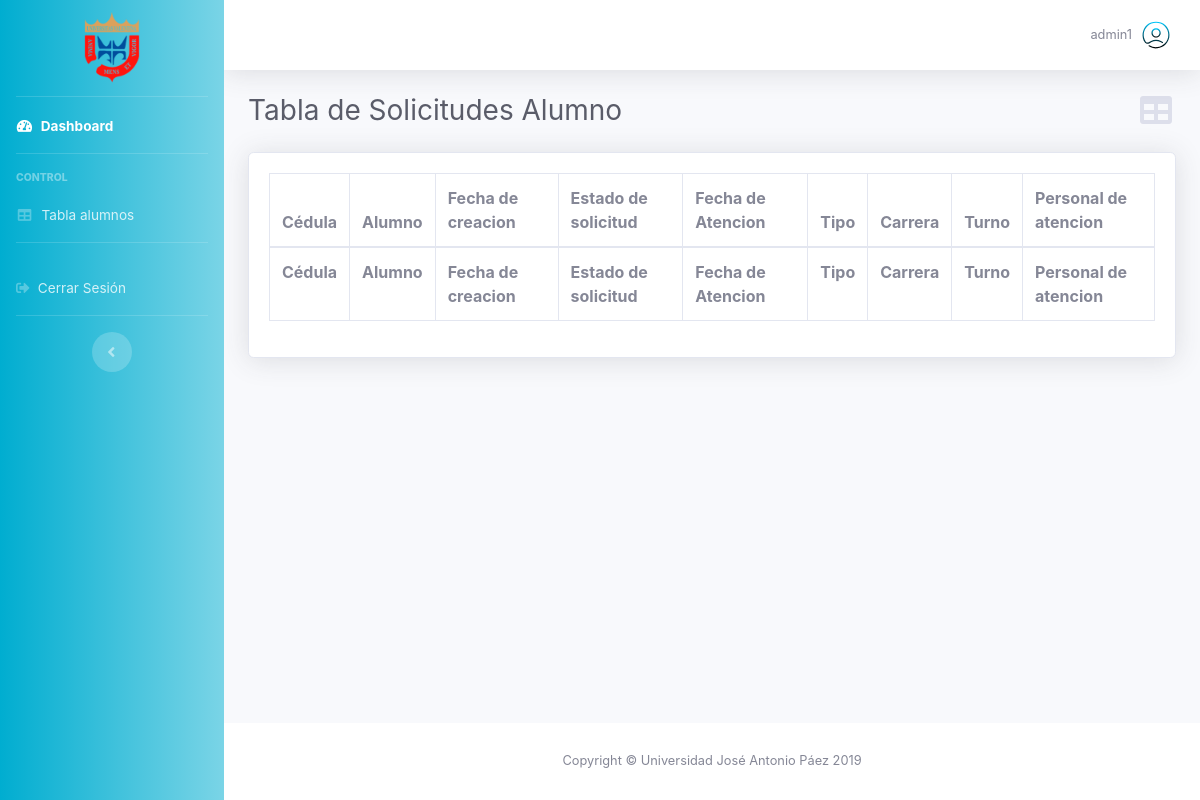
The page /page-admin-edit-solicitud.php (signed in) on the database as committed earlier.
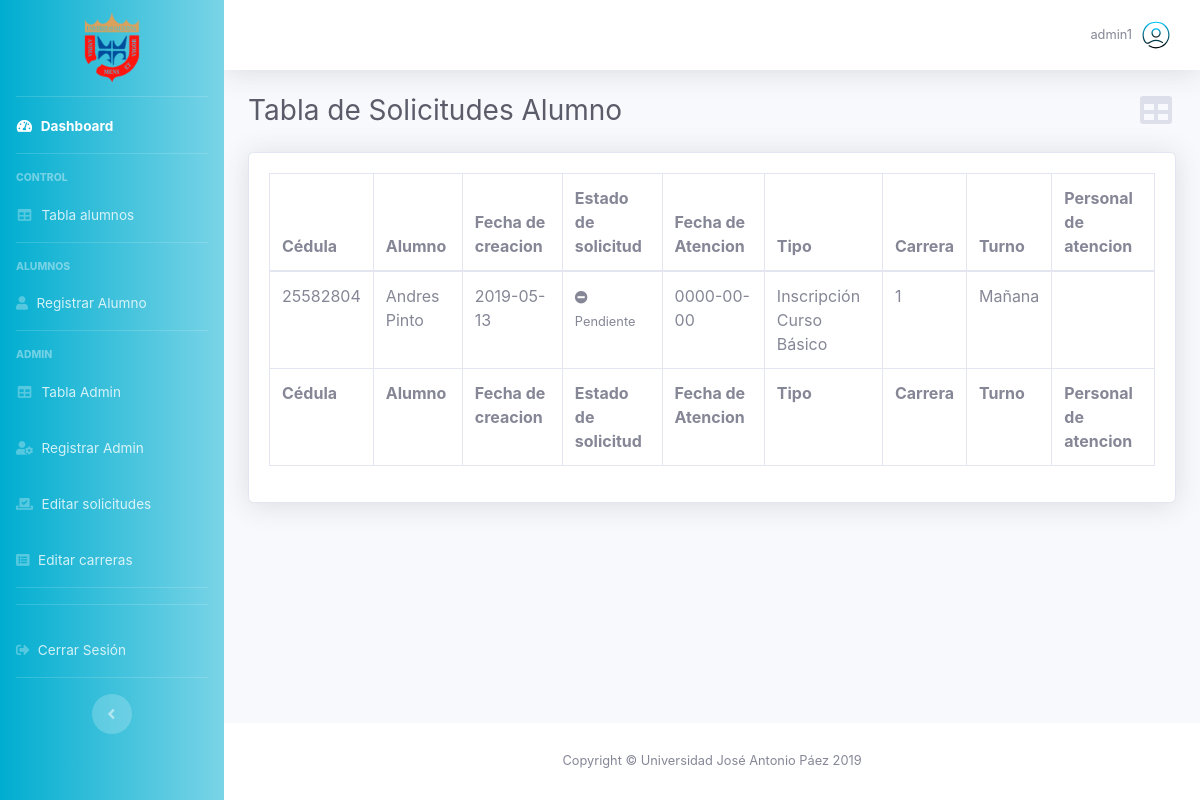
The same page on the database as committed later.
### tables this page shows
CREATE TABLE `alumnos` (
  `id_alumno` int(11) NOT NULL,
  `cedula` bigint(20) NOT NULL,
  `p_nombre` varchar(100) NOT NULL,
  `s_nombre` varchar(100) NOT NULL,
  `p_apellido` varchar(100) NOT NULL,
  `s_apellido` varchar(100) NOT NULL,
  `fecha_nacimiento` date NOT NULL,
  `estado_civil` varchar(1) NOT NULL,
  `metodo_ingreso` int(11) NOT NULL,
  `carrera` text NOT NULL,
  `turno` int(11) NOT NULL,
  `pais_nac` varchar(100) NOT NULL,
  `estado_nac` varchar(100) NOT NULL,
  `ciudad_nac` varchar(100) NOT NULL,
  `municipio_nac` varchar(100) NOT NULL,
  `username` text NOT NULL,
  `contrasena` text NOT NULL,
  `correo` text NOT NULL,
  `documento` int(11) NOT NULL,
  `parientename` varchar(10) NOT NULL,
  `parentesco` varchar(10) NOT NULL,
  `discapacidad` varchar(10) NOT NULL,
  `nombreInst` varchar(20) NOT NULL,
  `anoEgreso` int(10) NOT NULL,
  `codigoInst` varchar(10) NOT NULL,
  `estadoInst` varchar(10) NOT NULL,
  `tipoInst` int(1) NOT NULL,
  `fechaCreacion` date NOT NULL,
  `ultActualizacion` date NOT NULL,
  `check_datos` int(11) NOT NULL
);

CREATE TABLE `solicitudes` (
  `id_solicitud` int(11) NOT NULL,
  `alumno` int(11) NOT NULL,
  `fechaCreacion` date NOT NULL,
  `estadoSolicitud` int(11) NOT NULL COMMENT '0- Pendiente 1- Atendida',
  `fechaAtencion` date NOT NULL COMMENT 'Fecha en la que fue atendida',
  `tipo` int(11) NOT NULL,
  `carrera` int(11) NOT NULL,
  `turno` int(11) NOT NULL,
  `personalAtencion` varchar(255) NOT NULL COMMENT 'Nombre del personal que la atendio'
);

CREATE TABLE `tipo_solicitud` (
  `tipo` int(2) NOT NULL,
  `nombre_solicitud` text NOT NULL,
  `activa` int(1) NOT NULL
);

### page-admin-edit-solicitud.php (the view, shortened to what the changed rows need)
<!DOCTYPE html>
<html lang="es">
<head>
  <link href="vendor/fontawesome-free/css/all.min.css" rel="stylesheet" type="text/css">
  <link href="css/font.css" rel="stylesheet">
  <link href="css/sb-admin-2.css" rel="stylesheet">
  <link href="css/dash.css" rel="stylesheet">
  <link href="css/style.css" rel="stylesheet">
  <link href="css/table.css" rel="stylesheet">
</head>
<body id="page-top">
  <div id="wrapper">
    <?php require_once 'front/general/sidebar.php';?>
    <div id="content-wrapper" class="d-flex flex-column">
      <div id="content">
        <div id="page-admin-table" class="container-fluid">
          <div class="d-sm-flex align-items-center justify-content-between mb-4 mx-auto">
            <h1 class="h3 mb-0 text-gray-800">Tabla de Solicitudes Alumno</h1>
          </div>
          <div class="card shadow mb-4">
            <div class="card-body">
              <div class="table-responsive">
                <table class="table table-bordered" id="dataTable" width="100%" cellspacing="0">
                  <thead>
                    <tr>
                      <th>Cédula</th>
                      <th>Alumno</th>
                      <th>Fecha de creacion</th>
                      <th>Estado de solicitud</th>
                      <th>Fecha de Atencion</th>
                      <th>Tipo</th>
                      <th>Carrera</th>
                      <th>Turno</th>
                      <th>Personal de atencion</th>
                    </tr>
                  </thead>
                  <tfoot>
                    <tr>
                      <th>Cédula</th>
                      <th>Alumno</th>
                      <th>Fecha de creacion</th>
                      <th>Estado de solicitud</th>
                      <th>Fecha de Atencion</th>
                      <th>Tipo</th>
                      <th>Carrera</th>
                      <th>Turno</th>
                      <th>Personal de atencion</th>
                    </tr>
                  </tfoot>
                  <tbody>
                    <?php
                      include 'back/conexion.php';
                      $sql = "SELECT id_alumno, alumno, cedula, p_nombre, p_apellido, solicitudes.fechaCreacion, id_solicitud, estadoSolicitud, fechaAtencion, solicitudes.tipo, nombre_solicitud, alumnos.carrera, alumnos.turno, personalAtencion, id_admin, usuario FROM alumnos
                              INNER JOIN solicitudes ON alumnos.id_alumno = solicitudes.alumno
                              LEFT JOIN administradores ON administradores.id_admin = solicitudes.personalAtencion
                              LEFT JOIN tipo_solicitud ON tipo_solicitud.tipo = solicitudes.tipo";
                      $result = mysqli_query($conexion, $sql);
                      if ($result->num_rows > 0) {
                          while ($row = mysqli_fetch_assoc($result)) {
                    ?>
                    <tr id="solicitudA-<?=$row['id_solicitud']?>">
                      <td><?=$row['cedula']?></td>
                      <td><?=$row['p_nombre'].' '.$row['p_apellido']?></td>
                      <td><?=$row['fechaCreacion']?></td>
                      <td>
                        <?php if ($row['estadoSolicitud'] == 0) {?>
                        <small><a id="estadoSolicitud" class="toggle-modal" data-active="false" data-id="<?=$row['id_solicitud']?>"
                            data-role="update"><i class="fas fa-minus-circle text-secondary"></i> Pendiente</a></small>
                        <?php } elseif ($row['estadoSolicitud'] == 1) {?>
                        <small><a id="estadoSolicitud" class="toggle-modal" data-active="true" data-id="<?=$row['id_solicitud']?>"
                            data-role="update"><i class="fas fa-check-circle text-success"></i> Atendida</a></small>
                        <?php }?>
                      </td>
                      <td><?=$row['fechaAtencion']?></td>
                      <td><?=$row['nombre_solicitud']?></td>
                      <td><?=$row['carrera']?></td>
                      <td>
                      <?php
                      switch ($row['turno']) {
                        case 1:
                            $turno = 'Mañana';
                            break;
                    };
                    echo $turno;
                      ?>
                      </td>
                      <td><?=$row['usuario']?></td>
                    </tr>
                    <?php
};
};
?>
                  </tbody>
                </table>
              </div>
            </div>
          </div>
        </div>
      </div>
    </div>
  </div>
</body>
</html>

### front/general/sidebar.php (shortened to what the changed rows need)
<?php
$rol = $_SESSION['rol'];
?>
<ul class="navbar-nav bg-gradient-primary sidebar sidebar-dark accordion" id="accordionSidebar">
  <a class="sidebar-brand d-flex align-items-center justify-content-center py-5">
    <div class="sidebar-brand-icon">
    </div>
  </a>
  <?php if ($rol > 0) {  ?>
  <hr class="sidebar-divider my-0">
  <li class="nav-item active">
    <a class="nav-link" href="page-dashboard.php">
      <span>Dashboard</span></a>
  </li>
  <hr class="sidebar-divider">
  <div class="sidebar-heading">
    Control
  </div>
  <li class="nav-item">
    <a id="sbtable" class="nav-link" href="page-admin-table.php">
      <span>Tabla alumnos</span></a>
  </li>
  <?php }?>
  <?php if (($rol >= 1 && isset($_GET['ida']) || $rol >= 2)) {  ?>
  <hr class="sidebar-divider">
  <div class="sidebar-heading">
    Alumnos
  </div>
  <?php }?>
  <?php if ($rol >= 2) {  ?>
  <li class="nav-item">
    <a id="sdcrearAlumno" class="nav-link" href="page-admin-crear-alumno.php">
      <i class="fas fa-user"></i>
      <span>Registrar Alumno</span></a>
  </li>
  <?php }?>
  <?php if ($rol >= 3) {  ?>
  <hr class="sidebar-divider">
  <div class="sidebar-heading">
    Admin
  </div>
  <li class="nav-item">
    <a id="sbtableAdmin" class="nav-link" href="page-admin-table-admin.php">
      <i class="fas fa-fw fa-table"></i>
      <span>Tabla Admin</span></a>
  </li>
  <li class="nav-item">
    <a id="sdAdmin" class="nav-link" href="page-admin-crear-admin.php">
      <i class="fas fa-user-cog"></i>
      <span>Registrar Admin</span></a>
  </li>
  <li class="nav-item">
    <a id="sdEditSolAdmin" class="nav-link" href="page-admin-edit-solicitud.php">
      <i class="fas fa-vote-yea"></i>
      <span>Editar solicitudes</span></a>
  </li>
  <li class="nav-item">
    <a id="sdEditCarAdmin" class="nav-link" href="page-admin-edit-carrera.php">
      <i class="fas fa-list-alt"></i>
      <span>Editar carreras</span></a>
  </li>
  <hr class="sidebar-divider">
 <?php }?>
  <hr class="sidebar-divider">
  <li class="nav-item">
    <a class="nav-link" data-toggle="modal" data-target="#logoutModal">
      <span>Cerrar Sesión</span></a>
  </li>
  <hr class="sidebar-divider d-none d-md-block">
  <div class="text-center d-none d-md-inline">
    <button class="rounded-circle border-0" id="sidebarToggle"></button>
  </div>
</ul>

Rows that differ between the two databases and show on the page:
now on this page (row edited): alumnos: cedula "25582804", p_nombre "Andres", p_apellido "Pinto", solicitudes.fechaCreacion "2019-05-13", solicitudes.fechaAtencion "0000-00-00", tipo_solicitud.nombre_solicitud "Inscripción Curso Básico", carrera "1", turno "Mañana"
Other text that changed with them:
text now shown: "ALUMNOS Registrar Alumno ADMIN Tabla Admin Registrar Admin Editar solicitudes Editar carreras"
